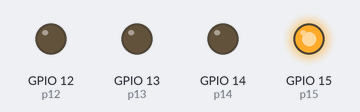
The program below on a simulated ESP8266 board running MicroPython. Shown: output pins drawn as LEDs (lit = HIGH).

Above: at 0.5 s.
At 2.5 s:
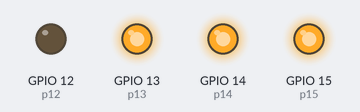
At 3.5 s:
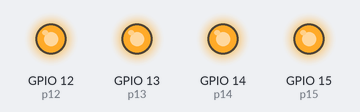
At 4.5 s:
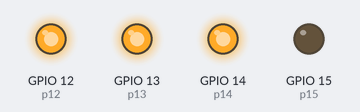
At 6.5 s:
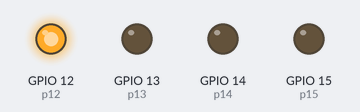
At 9.5 s:
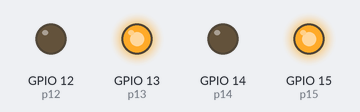
Timing chart, 0 to 10.4 s (numbered marks = the images above):
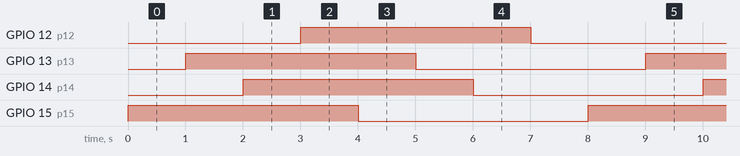

Measured:
- by itself, GPIO 12 (p12), GPIO 13 (p13), GPIO 14 (p14), GPIO 15 (p15): alternates HIGH for 4.0 s and LOW for 4.0 s
- by itself, everything shown: repeats every 8.0 s, in 8 steps

The program:

blink4l.py
```python
from machine import Pin
import time

# GPIO Table for ESP8266 NodeMCU
# 2020/04/12
IN1 = 14  # D5/SCLK/GPIO14
IN2 = 12  # D6/MISO/GPIO12
IN3 = 13  # D7/MOSI/GPIO13
IN4 = 15  # D8/CS/GPIO15
ENA = 5   # D1
ENB = 4   # D2


p15 = Pin(15, Pin.OUT)
p14 = Pin(14, Pin.OUT)
p13 = Pin(13, Pin.OUT)
p12 = Pin(12, Pin.OUT)

while True:
    p15.on()
    time.sleep(1)
    p13.on()
    time.sleep(1)
    p14.on()
    time.sleep(1)
    p12.on()
    time.sleep(1)
    p15.off()
    time.sleep(1)
    p13.off()
    time.sleep(1)
    p14.off()
    time.sleep(1)
    p12.off()
    time.sleep(1)
```
